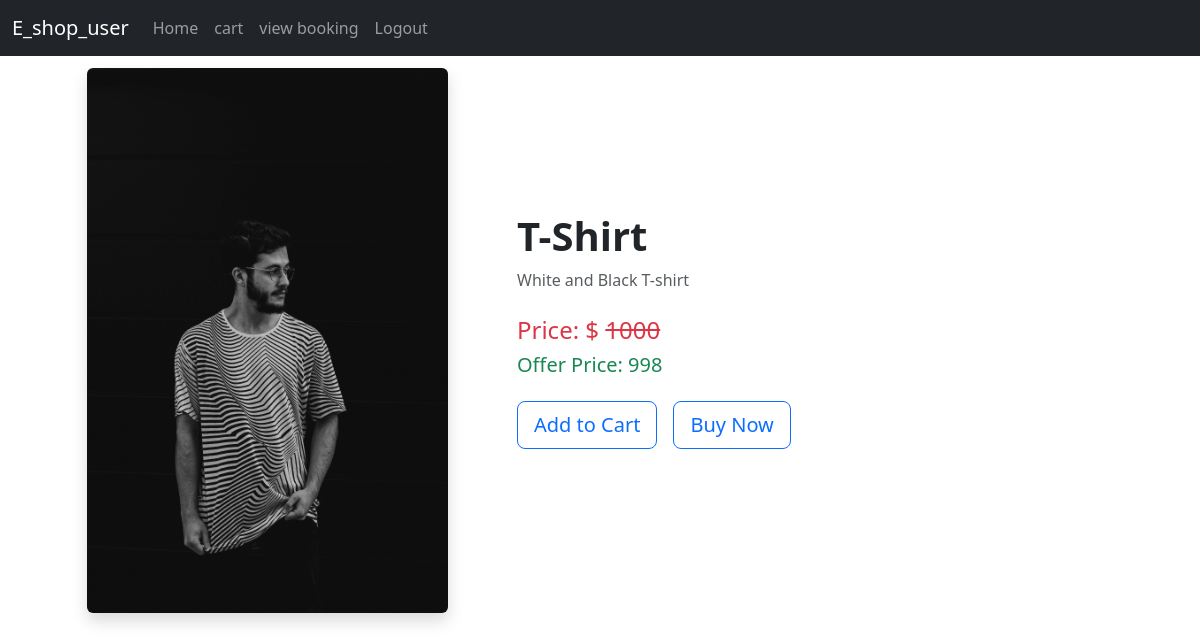
The page /view_product/1 (signed in) on the database its author committed.
### app/models.py (models this page shows)
class Product(models.Model):
    pid=models.TextField()
    name=models.TextField()
    dis=models.TextField()
    price=models.IntegerField()
    offer_price=models.IntegerField()
    stock=models.IntegerField()
    img=models.FileField()

### app/views.py (the view)
# urls.py: path('view_product/<pid>',views.view_product),
def view_product(req,pid):
    if 'user' in req.session:
        data=Product.objects.get(pk=pid)
        return render(req,'user/view_product.html',{'product':data})
    else:
        return render(req,'user/home.html')

### template/user/view_product.html (shortened to what this page needs)
<!DOCTYPE html>
<html lang="en">
<head>
    {% load static %}
    <link href="https://cdn.jsdelivr.net/npm/bootstrap@5.3.3/dist/css/bootstrap.min.css" rel="stylesheet">
</head>
<body>
    <nav class="navbar navbar-expand-sm bg-dark navbar-dark fixed-top">
        <div class="container-fluid">
          <a class="navbar-brand" href="">E_shop_user</a>
          <div class="collapse navbar-collapse" id="collapsibleNavbar">
            <ul class="navbar-nav">
              <li class="nav-item">
                <a class="nav-link" href="">Home</a>
              </li>
              <li class="nav-item">
                <a class="nav-link" href="add_to_cart">cart</a>
              </li>
              <li class="nav-item">
                <a class="nav-link" href="#">view booking</a>
              </li>
              <li class="nav-item">
                <a class="nav-link" href="logout">Logout</a>
              </li>
            </ul>
          </div>
        </div>
      </nav>
    <div class="container py-5">
        <div class="row g-4 align-items-center">
            <div class="col-lg-5 text-center">
                <img src="{{product.img.url}}" alt="" class="img-fluid rounded shadow" style="max-width: 80%; height: auto;margin-top: 20px;">
            </div>
            <div class="col-lg-7">
                <h1 class="display-6 fw-bold">{{product.name}}</h1>
                <p class="text-muted">{{product.dis}}</p>
                <div class="my-4">
                    <h4 class="text-danger">Price: $ <strike> {{product.price}} </strike></h4>
                    <h5 class="text-success">Offer Price: {{product.offer_price}}</h5>
                </div>
                <div class="d-flex gap-3">
                    <a href="../add_to_cart/{{product.pk}}" class="btn btn-outline-primary btn-lg">Add to Cart</a>
                    <a href="" class="btn btn-outline-primary btn-lg">Buy Now</a>
                </div>
            </div>
        </div>
    </div>
</body>
</html>

### rows shown on the page
Product: img (picture), name "T-Shirt", dis "White and Black T-shirt", price "1000", offer_price "998"
